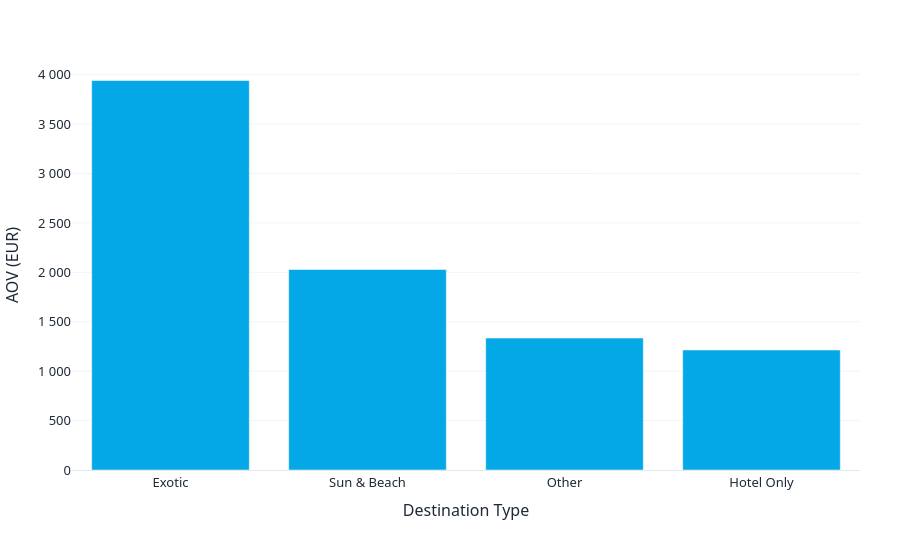

Notebook code cell kept with this figure:
### Code cell
fig_aov_destination_type = go.Figure()
fig_aov_destination_type.add_trace(go.Bar(
    x=destination_type_agg.index, y=destination_type_agg["aov"], marker_color=sea_blue,
    customdata=destination_type_agg[["bookings", "gbv_millions", "gbv_share_pct"]],
    hovertemplate=(
        "<b>%{x}</b><br>"
        "AOV: %{y:,.0f} EUR<br>"
        "Bookings: %{customdata[0]:,.0f}<br>"
        "GBV: %{customdata[1]:,.0f} million EUR (%{customdata[2]:.1f} % of total)"
        "<extra></extra>"
    ),
))
fig_aov_destination_type.update_layout(xaxis_title="Destination Type", yaxis_title="AOV (EUR)")
fig_aov_destination_type.update_layout(**CHART_LAYOUT)
fig_aov_destination_type.update_yaxes(tickformat=",.0f")

os.makedirs("output", exist_ok=True)
fig_aov_destination_type.write_html("output/aov_by_destination_type.html", full_html=False, include_plotlyjs=False)

fig_aov_destination_type.show()

### Figure 1 — Plotly figure (JSON) as saved in the notebook; plotly's stock layout.template omitted (floating-point values rounded to 4 significant figures)
{"data": [{"customdata": [[43240.0, 170.4, 11.8], [595100.0, 1207.0, 83.58], [4108.0, 5.484, 0.3796], [50530.0, 61.36, 4.248]], "hovertemplate": "<b>%{x}</b><br>AOV: %{y:,.0f} EUR<br>Bookings: %{customdata[0]:,.0f}<br>GBV: %{customdata[1]:,.0f} million EUR (%{customdata[2]:.1f} % of total)<extra></extra>", "marker": {"color": "#05a8e6"}, "type": "bar", "x": ["Exotic", "Sun & Beach", "Other", "Hotel Only"], "y": [3941.0, 2029.0, 1335.0, 1214.0]}], "layout": {"font": {"color": "#1f2937", "family": "Segoe UI, Roboto, Helvetica Neue, Arial, sans-serif", "size": 13}, "hoverlabel": {"bgcolor": "white", "font": {"family": "Segoe UI, Roboto, Helvetica Neue, Arial, sans-serif", "size": 13}}, "margin": {"b": 90, "l": 60, "r": 40, "t": 60}, "paper_bgcolor": "white", "plot_bgcolor": "white", "separators": ", ", "title": {"font": {"color": "#0f172a", "size": 16}}, "xaxis": {"linecolor": "#e2e8f0", "showgrid": false, "showline": true, "title": {"text": "Destination Type"}, "zeroline": false}, "yaxis": {"gridcolor": "#f1f5f9", "showgrid": true, "showline": false, "tickformat": ",.0f", "title": {"text": "AOV (EUR)"}, "zeroline": false}}}
